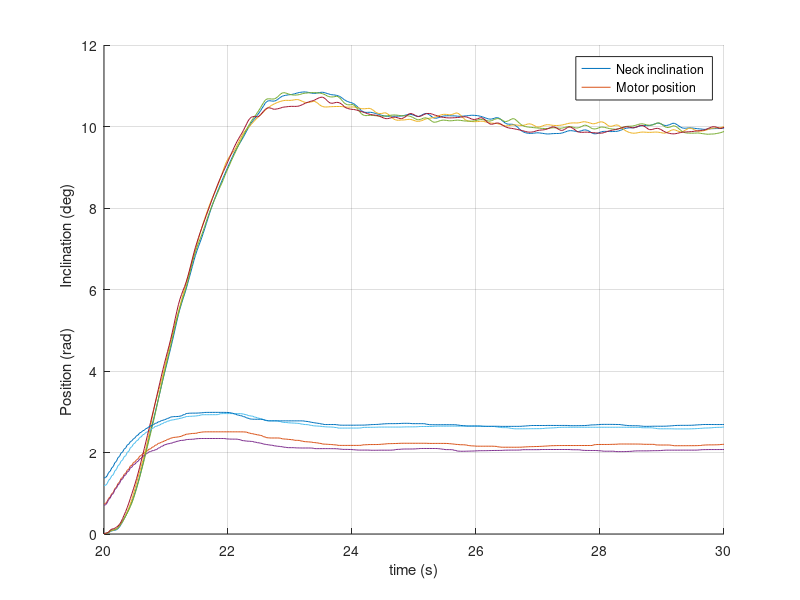
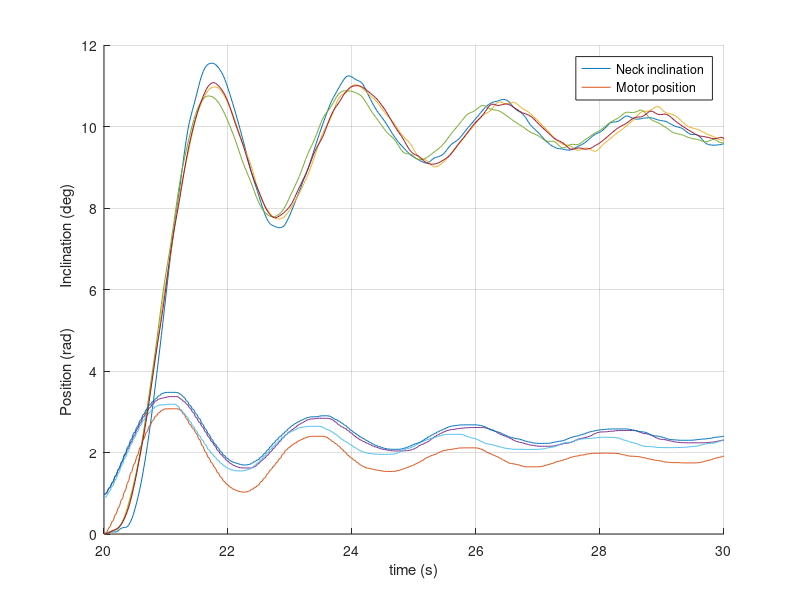

Recreate these plots in MATLAB, in order.
clear;close all;
% data=csvread("data/id000response.csv")
% t=data(:,1);
% incli=data(:,2);
% motor=data(:,3);
% 
% 
% fig=figure; hold on;grid on;
% 
% plot(t,incli);
% plot(t,motor);
% 
% ylabel(' Position (rad)          Inclination (deg)      ');
% xlabel('time (s)');
% legend('Neck inclination', 'Motor position','Location','best');
% saveas(fig,'fig/avgtimeResponse','epsc');

fig=figure; hold on;grid on;


data=csvread("data/step/fra000stepresponse.csv")
t=data(:,1);
incli=data(:,2);
motor=data(:,3);
plot(t,incli);
plot(t,motor);

data=csvread("data/step/fra200stepresponse.csv")
t=data(:,1);
incli=data(:,2);
motor=data(:,3);
plot(t,incli);
plot(t,motor);

data=csvread("data/step/fra400stepresponse.csv")
t=data(:,1);
incli=data(:,2);
motor=data(:,3);
plot(t,incli);
plot(t,motor);

data=csvread("data/step/fra600stepresponse.csv")
t=data(:,1);
incli=data(:,2);
motor=data(:,3);
plot(t,incli);
plot(t,motor);

ylabel(' Position (rad)          Inclination (deg)      ');
xlabel('time (s)');
legend('Neck inclination', 'Motor position','Location','best');
saveas(fig,'fig/frastepResponse','epsc');

fig=figure; hold on;grid on;


data=csvread("data/step/int000stepresponse.csv")
t=data(:,1);
incli=data(:,2);
motor=data(:,3);
plot(t,incli);
plot(t,motor);

data=csvread("data/step/int200stepresponse.csv")
t=data(:,1);
incli=data(:,2);
motor=data(:,3);
plot(t,incli);
plot(t,motor);

data=csvread("data/step/int400stepresponse.csv")
t=data(:,1);
incli=data(:,2);
motor=data(:,3);
plot(t,incli);
plot(t,motor);

data=csvread("data/step/int600stepresponse.csv")
t=data(:,1);
incli=data(:,2);
motor=data(:,3);
plot(t,incli);
plot(t,motor);

ylabel(' Position (rad)          Inclination (deg)      ');
xlabel('time (s)');
legend('Neck inclination', 'Motor position','Location','best');
saveas(fig,'fig/intstepResponse','epsc');


